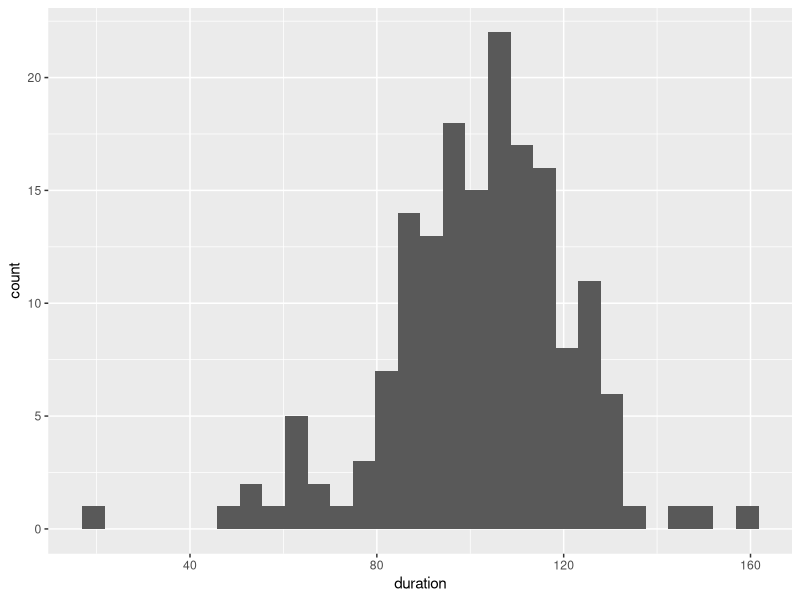
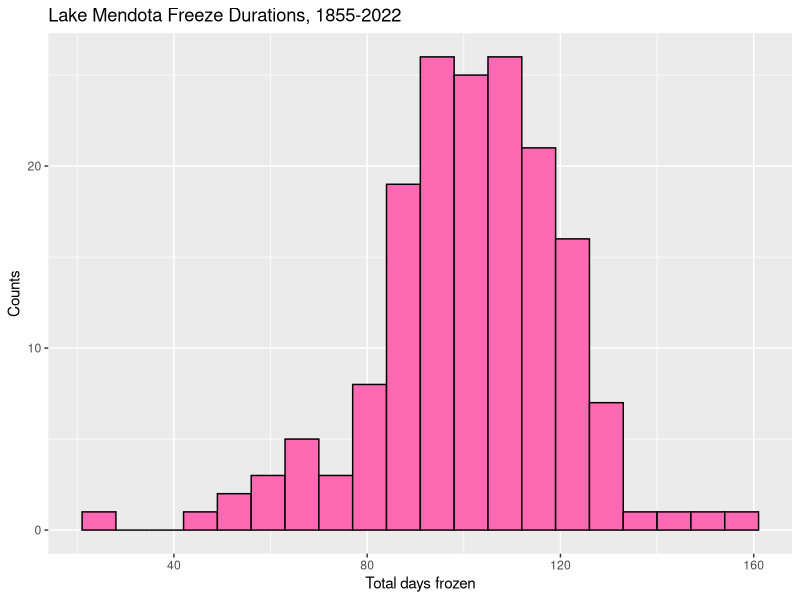
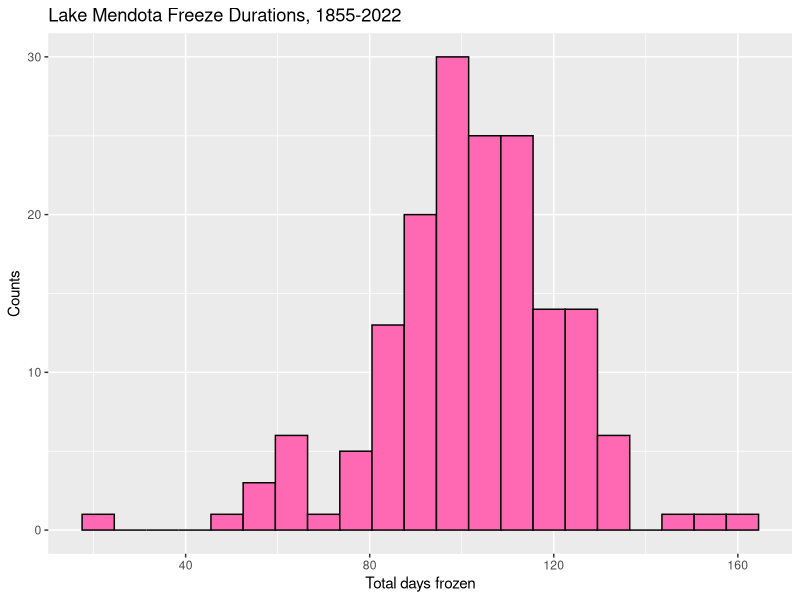
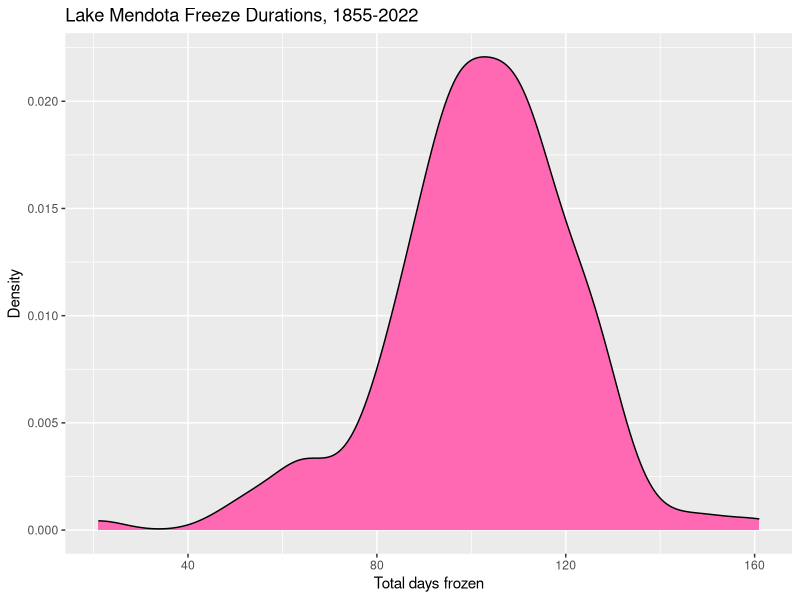
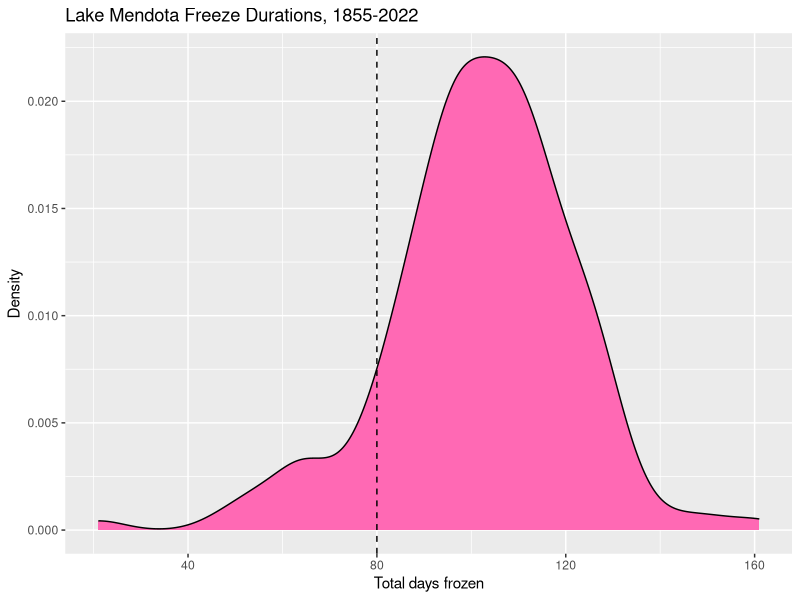
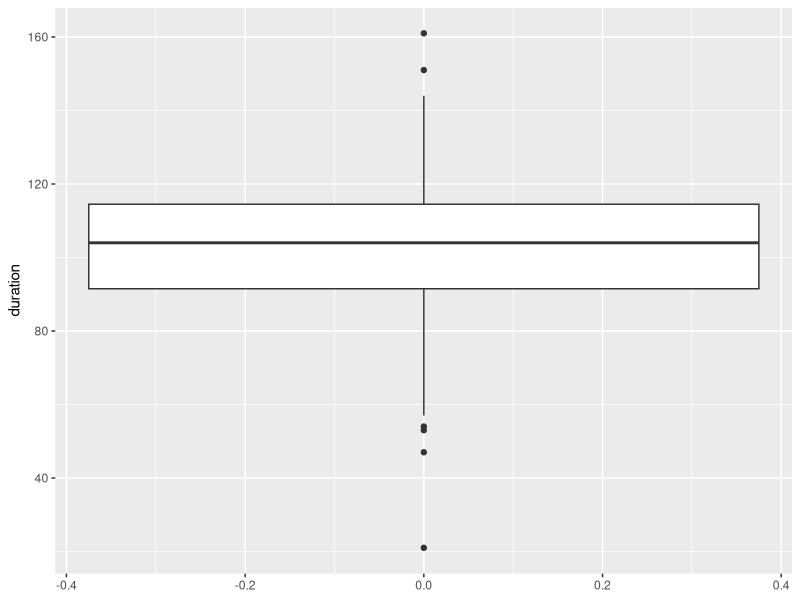
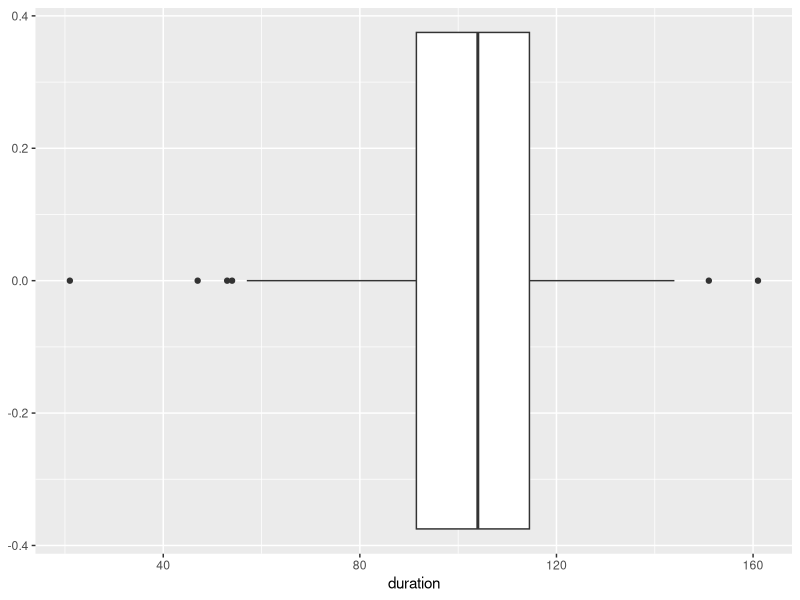
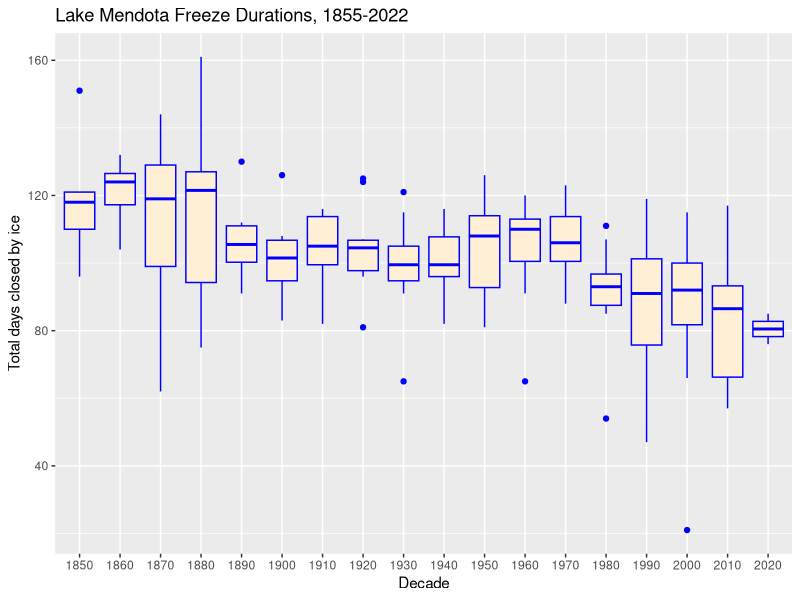

These figures' R source, in order:
## ---- chunk 1
##   when the tidyverse library is loaded, messages are generated that we do not want to include in the knitted document
## setting the chunk argument include = FALSE means this chunk is executed, but the text in the chunk and any output do not appear in the knitted document

## Hash tags allow you to comment-out the code; you can use multiple depending on your preference but only one is needed.
## Any characters after a hash tag on a line are comments.

## 'knitr' is the package that turns R Markdown into a document
## The following command sets some options for this R Markdown file
  ##   echo = TRUE means that the code in R chunks will appear the knitted document
  ##   message = FALSE and warning = FALSE mean that messages and warnings do not appear in the final document
  ##   error = TRUE means the document will continue to knit in the presence of errors while knitting
  ##   fig.height = 4 means figures are 4 inches tall unless otherwise specified
knitr::opts_chunk$set(echo = TRUE, message = FALSE, warning = FALSE,
                      error = TRUE, fig.height = 4)

## The `library()' function loads in a package; the package must already be installed.
## `tidyverse' is the name of a collection of more than a dozen packages designed to work with each other.
## The library(tidyverse) command loads eight core packages, including ggplot2
## Others we often use, such as lubridate, need to be loaded separately
## The 'lubridate' package has useful functions for dates.
library(tidyverse)
library(lubridate)
## ---- chunk 2
## `mendota` is a new object. 
## The `=` assigns the loaded data set to the object name `mendota`.
## You will often see `<-' instead as the assignment operator.
##   I use `=` almost all the time, but `<-` is more common.

## read_csv() is a function in the tidyverse for reading in .csv files.
## There is a base R function named read.csv(). Use read_csv() instead.
## If you use read.csv(), character variables get changed to factors
##   and variable names might get changed.

## The argument to read_csv() is a path to the file with the data
## The '..' means go up a directory
## Use a '/' after a directory

## The result of the code below is to create a data frame named mendota
##   by reading in the data in the file.
### COURSE/data/ contains the data file
### COURSE/lectures/unit2-ggplot2/ is your working directory

mendota = read_csv("../../data/lake-mendota-winters-2022.csv")
## ---- chunk 3
spec(mendota)
## ---- chunk 4
ggplot(data = mendota, mapping = aes(x = duration)) +
  geom_histogram()
## ---- chunk 5
ggplot(mendota, aes(x = duration)) +
  geom_histogram(fill = "hotpink",
                 color = "black",
                 binwidth = 7,
                 boundary = 0) +
  xlab("Total days frozen") +
  ylab("Counts") +
  ggtitle("Lake Mendota Freeze Durations, 1855-2022")
## ---- chunk 6
ggplot(mendota, aes(x = duration)) +
  geom_histogram(fill = "hotpink",
                 color = "black",
                 binwidth = 7,
                 center = 0) +
  xlab("Total days frozen") +
  ylab("Counts") +
  ggtitle("Lake Mendota Freeze Durations, 1855-2022")
## ---- chunk 7
ggplot(mendota) +
  geom_density(aes(x=duration),
               fill="hotpink",
               color="black") +
  xlab("Total days frozen") +
  ylab("Density") +
  ggtitle("Lake Mendota Freeze Durations, 1855-2022")
## ---- chunk 8
ggplot(mendota) +
  geom_density(aes(x=duration),
               fill="hotpink",
               color="black") +
  geom_vline(xintercept = 80, linetype = "dashed") +
  xlab("Total days frozen") +
  ylab("Density") +
  ggtitle("Lake Mendota Freeze Durations, 1855-2022")
## ---- chunk 9
ggplot(mendota, aes(y = duration)) +
  geom_boxplot()
## ---- chunk 10
ggplot(mendota, aes(x = duration)) +
  geom_boxplot()
## ---- chunk 11
ggplot(mendota, aes(x = as.character(decade), y = duration)) +
  geom_boxplot(fill = "papayawhip",
               color = "blue") +
  ylab("Total days closed by ice") +
  xlab("Decade") +
  ggtitle("Lake Mendota Freeze Durations, 1855-2022")
## ---- chunk 12
ggplot(mendota, aes(x = year1, y = duration)) +
  geom_point()
## ---- chunk 13
ggplot(mendota, aes(x = year1, y = duration)) +
  geom_line()
## ---- chunk 14
ggplot(mendota, aes(x = year1, y = duration)) +
  geom_smooth()
## ---- chunk 15
ggplot(mendota, aes(x = year1, y = duration)) +
  geom_smooth(se = FALSE)
## ---- chunk 16
## note setting the aesthetics here in ggplot()
## otherwise, we would need to set the in geom_point(), geom_line(), and geom_smooth() each separately
ggplot(mendota, aes(x=year1, y=duration)) +
  geom_point() +
  geom_line() +
  geom_smooth(se=FALSE) +
  xlab("Year") +
  ylab("Total Days Frozen") +
  ggtitle("Lake Mendota Freeze Durations, 1855-2022")
## ---- chunk 17
## Fitting a model using code beyond the scope of this course
## The function `geom_smooth()` uses `loess()` under the hood
fit = loess(duration ~ year1, data = mendota)

## Add the values to the mendota data set
mendota = mendota %>% 
  mutate(fitted = fit$fitted,
         residual = fit$residuals)
## ---- chunk 18
print(mendota, width = Inf)
## ---- chunk 19
ggplot(mendota, aes(x = residual)) +
  geom_density(fill = "papayawhip")
## ---- chunk 20
ggplot(mendota, aes(x = residual)) +
  geom_boxplot()
## ---- chunk 21
ggplot(mendota, aes(x = residual)) +
  geom_density(fill = "papayawhip") +
  xlab("Residuals (days)") +
  ylab("") +
  ggtitle("Density Plot of Residuals from geom_smooth()",
          subtitle = "Lake Mendota Freeze data, 1855-2022")
## ---- chunk 22
mendota = mendota %>% 
  mutate(ff_after_june_30 = as.integer(first_freeze -
                             ymd(str_c(year1,"-06-30"))),
         ff_period = case_when(
           ff_after_june_30 <= 153 ~ "Nov 16-30",
           ff_after_june_30 <= 168 ~ "Dec 1-15",
           ff_after_june_30 <= 184 ~ "Dec 16-31",
           ff_after_june_30 <= 199 ~ "Jan 1-15",
           ff_after_june_30 <= 215 ~ "Jan 16-30")) %>% 
  mutate(ff_period = reorder(ff_period, ff_after_june_30))

mendota_sum = mendota %>% 
  count(ff_period)
## ---- chunk 23
mendota %>% 
  select(winter, duration, first_freeze, ff_period) %>% 
  slice_head(n=5)

mendota_sum
## ---- chunk 24
ggplot(mendota, aes(x = ff_period)) +
  geom_bar()
## ---- chunk 25
ggplot(mendota, aes(x = ff_period)) +
  geom_bar(color = "black", fill = "blue") +
  xlab("Date of the First Freeze") +
  ylab("Count") +
  ggtitle("Lake Mendota First Freeze Dates",
          subtitle = "1855-2022")
## ---- chunk 26
mendota_sum
## ---- chunk 27
ggplot(mendota_sum, aes(x = ff_period, y = n)) +
  geom_col()
## ---- chunk 28
ggplot(mendota_sum, aes(x = ff_period, y = n)) +
  geom_col(color = "black", fill = "blue") +
  xlab("Date of the First Freeze") +
  ylab("Count") +
  ggtitle("Lake Mendota First Freeze Dates",
          subtitle = "1855-2022")
## ---- chunk 29
mendota = mendota %>% 
  mutate(period50 = case_when(
    year1 < 1901 ~ "1855-1900",
    year1 < 1951 ~ "1901-1950",
    year1 < 2001 ~ "1951-2000",
    TRUE ~ "2001-2022"))
## ---- chunk 30
ggplot(mendota, aes(x = ff_period)) +
  geom_bar(color = "black", fill = "blue") +
  xlab("Date of the First Freeze") +
  ylab("Count") +
  ggtitle("Lake Mendota First Freeze Dates",
          subtitle = "1855-2022") +
  facet_wrap(vars(period50))
## ---- chunk 31
mendota_sum2 = mendota %>% 
  count(period50, ff_period) %>% 
  group_by(period50) %>% 
  mutate(p = n / sum(n),
         pct = 100*p)

mendota_sum2 %>% 
  print(n = Inf)
